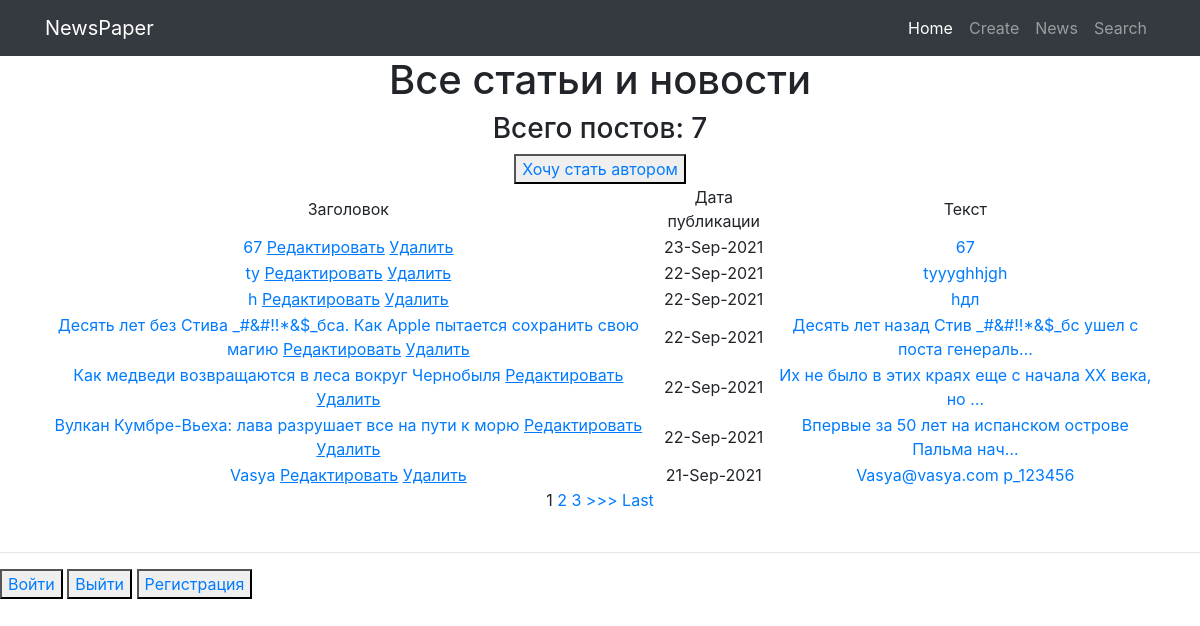
Page /news/ on the committed database.
### myapp/models.py (models this page shows, shortened)
class Post(models.Model):
    author = models.ForeignKey(Author, on_delete= models.CASCADE)
    NEWS = 'NW'
    ARTICLE = 'AR'
    CATEGORY_CHOICE = (
        (NEWS, 'Новость'),
        (ARTICLE, 'Статья'),
    )
    categoryType = models.CharField(max_length=2,choices= CATEGORY_CHOICE, default= ARTICLE)
    dateCreation = models.DateTimeField(auto_now_add= True)
    postCategory = models.ManyToManyField(Category, through='PostCategory')
    title = models.CharField(max_length=128)
    text = models.TextField()
    rating = models.SmallIntegerField(default=0)

### myapp/views.py (the view, shortened to what this page needs)
# urls.py: path('', PostList.as_view()),
class PostList(ListView):
    model = Post
    template_name = 'posts.html'
    context_object_name = 'posts'
    queryset = Post.objects.order_by('-id') #  сортируем, еще можно через ordering = ['-id']
    paginate_by = 7 # поставим постраничный вывод в n-элемент
    form_class = PostForm
    def get_context_data(self,**kwargs):
        context = super().get_context_data(**kwargs) # забираем отфильтрованные объекты переопределяя метод get_context_data у наследуемого класса
        context['filter']= PostFilter(self.request.GET, queryset=self.get_queryset())
        context['form'] = PostForm()
        context['is_not_authors'] = not self.request.user.groups.filter(name='authors').exists()
        return context

### myapp/templatetags/custom_filters.py (called while the page is built)
@register.filter(name='censor')
def censor(value):
    cens_words = [
        'сторис',
        'подушка',
        'вещей',
        'Джо',
    ]
    for word in cens_words:
        if word in value:
            value = value.replace(word, '_#&#!!*&$_')
    return value

### templates/posts.html (shortened to what this page needs)
{% extends 'flatpages/default.html' %}
{% load custom_filters %}
{% block content %}
    <h1>Все статьи и новости</h1>
    <h3> Всего постов: {{ posts|length }}</h3>
    {% if is_not_authors %}
    <button><a href="{% url 'upgrade' %}">Хочу стать автором</a></button>
    {% endif %}
    {% if posts %}
    <table>
        <tr>
            <td>Заголовок</td>
            <td>Дата публикации</td>
            <td>Текст</td>
        </tr>
        {% for post in posts %}
            <tr>
                <td>
                    <a href="{% url 'post_detail' post.id %}">{{ post.title|censor }}</a>
                    <a href="{% url 'post_update' post.id %}"><u>Редактировать</u></a>
                    <a href="{% url 'post_delete' post.id %}"><u>Удалить</u></a>
                </td>
                <td>{{ post.dateCreation|date:'d-M-Y'}}</td>
                <td><a href="/news/{{post.id}}">{{ post.text|truncatechars:50|censor }}</a></td>
            </tr>
        {% endfor %}
    </table>
    {% else %}
        <h3>Постов пока нет</h3>
    {% endif %}
    {% if is_paginated %}
        {% for num in page_obj.paginator.page_range %}
            {% if page_obj.number == num %}
                <a>{{ num }}</a>
            {% elif num > page_obj.number|add:'-3' and num < page_obj.number|add:'3' %}
                <a href="?page={{ num }}">{{ num }}</a>
            {% endif %}
        {% endfor %}
        {% if page_obj.has_next %}
            <a href="?page={{ page_obj.next_page_number }}">>>></a>
            <a href="?page={{ page_obj.paginator.num_pages }}">Last</a>
        {% endif %}
    {% endif %}
{% endblock content %}

### rows in the picture
Post: title|censor "67", dateCreation "23-Sep-2021", text|censor "67"
Post: title|censor "ty", dateCreation "22-Sep-2021", text|censor "tyyyghhjgh"
Post: title|censor "h", dateCreation "22-Sep-2021", text|censor "hдл"
Post: title|censor "Десять лет без Стива _#&#!!*&$_бса. Как Apple пытается сохранить свою магию", dateCreation "22-Sep-2021", text|censor "Десять лет назад Стив _#&#!!*&$_бс ушел с поста генераль…"
Post: title|censor "Как медведи возвращаются в леса вокруг Чернобыля", dateCreation "22-Sep-2021", text|censor "Их не было в этих краях еще с начала ХХ века, но …"
Post: title|censor "Вулкан Кумбре-Вьеха: лава разрушает все на пути к морю", dateCreation "22-Sep-2021", text|censor "Впервые за 50 лет на испанском острове Пальма нач…"
Post: title|censor "Vasya", dateCreation "21-Sep-2021", text|censor "Vasya@vasya.com p_123456"

### other values in the picture
{{ posts|length }} "7"
{{ num }} "1"
{{ num }} "2" "3"
